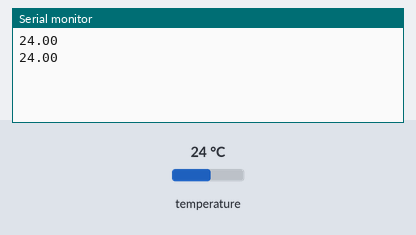
A sketch run on a simulated Arduino Uno, built with avr-gcc and run on an emulated ATmega328P. Parts: the last lines printed to the serial monitor. Inputs (shaded band) come from the test bench; at power-on: temperature 24 °C.

Above: at 2.8 s.
2.9 s: temperature set to 12 °C
At 5.0 s:
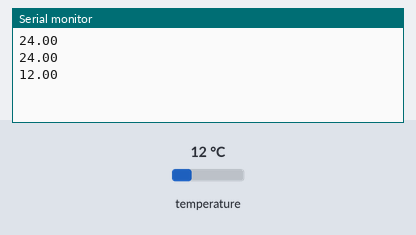
5.6 s: temperature set to 19 °C
At 7.3 s:
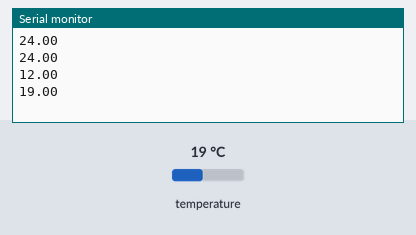
Timing chart, 0 to 8.8 s (numbered marks = the images above; inputs shaded):
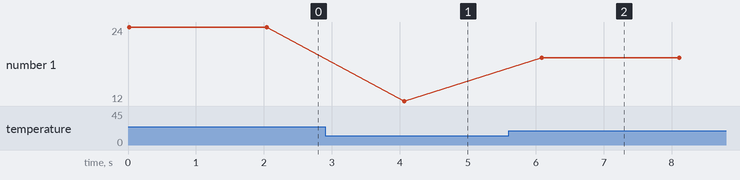

Measured:
- after the input at 2.9 s, the serial monitor: prints a new line after 1.2 s (image 1)
- after the input at 5.6 s, the serial monitor: prints a new line after 0.49 s (image 2)
- plotted number 1: 24 → 12 after the input at 2.9 s, 12 → 19 after the input at 5.6 s

The sketch:

DS18B20_waterproof_digital_temperature_sensor.ino
```cpp
/***************************************************************
Instruction:
 Connection:
 1.Plugable Terminal Sensor Adapter & Waterproof DS18B20 Digital Temperature Sensor
                 A   ---->     Blue(DATA SIGNAL)
                 B   ---->     RED   (VIN)
                 C   ---->     Black (GND)

 2.Waterproof DS18B20 Digital Temperature Sensor & Arduino board
              1(A)   ---->     Digital Pin2
              2(B)   ---->     5V/3.3V
              3(C)   ---->     GND

 Setting for the Pull-up Register/Pull-down Register Selection Jumpers
     When connect DS18B20 with the adapter,please choose to use the
     Pull-up Register Jumper
 ***************************************************************/
#include <OneWire.h>

int DS18B20_Pin = 2; //DS18B20 Signal pin on digital 2

//Temperature chip i/o
OneWire ds(DS18B20_Pin);  // on digital pin 2

void setup(void) {
  Serial.begin(9600);
}

void loop(void) {
  float temperature = getTemp();
  Serial.println(temperature);

  delay(2000); //just here to slow down the output so it is easier to read

}

float getTemp(){
  //returns the temperature from one DS18S20 in DEG Celsius

  byte data[12];
  byte addr[8];

  if ( !ds.search(addr)) {
      //no more sensors on chain, reset search
      Serial.println("no more sensors on chain, reset search!");
      ds.reset_search();
      return -1000;
  }

  if ( OneWire::crc8( addr, 7) != addr[7]) {
      Serial.println("CRC is not valid!");
      return -1000;
  }

  if ( addr[0] != 0x10 && addr[0] != 0x28) {
      Serial.print("Device is not recognized");
      return -1000;
  }

  ds.reset();
  ds.select(addr);
  ds.write(0x44,1); // start conversion, with parasite power on at the end

  byte present = ds.reset();
  ds.select(addr);
  ds.write(0xBE); // Read Scratchpad


  for (int i = 0; i < 9; i++) { // we need 9 bytes
    data[i] = ds.read();
  }

  ds.reset_search();

  byte MSB = data[1];
  byte LSB = data[0];

  float tempRead = ((MSB << 8) | LSB); //using two's compliment
  float TemperatureSum = tempRead / 16;

  return TemperatureSum;

}
```
